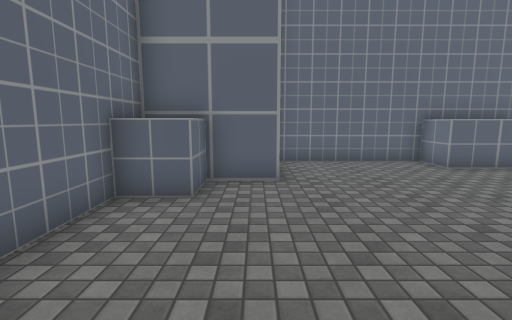
View 1 (above)

16 first-person views from a walk through a Unity game level. The camera is 1.4 m above the floor, tilts 8° down and sees 85° across. The floor is counted in squares, 1 m on a side. Each view is taken from the middle of a square. On the plan, view 1 faces up. The plan holds only what a view shows up to about 14 squares ahead; the rest is blank. The player is left out. Some surface patterns are stand-ins.

View 2
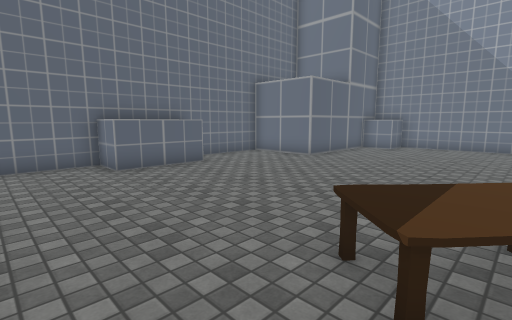

View 3
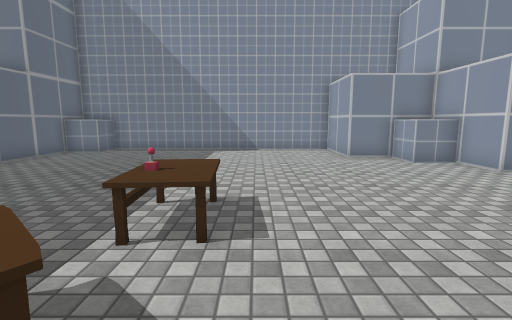

View 4
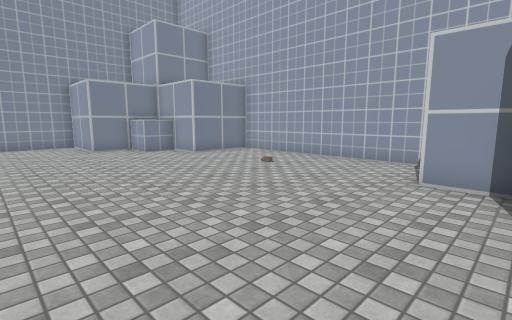

View 5
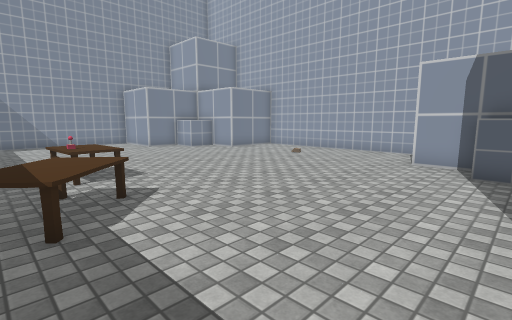

View 6
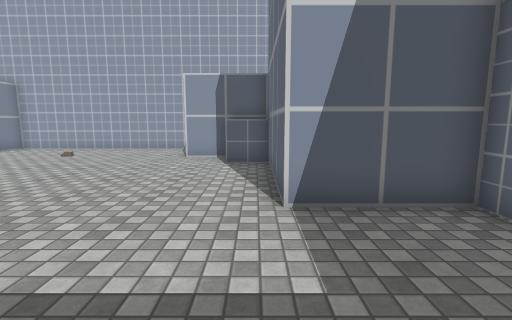

View 7
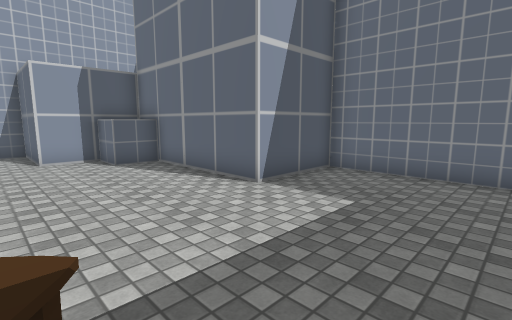

View 8
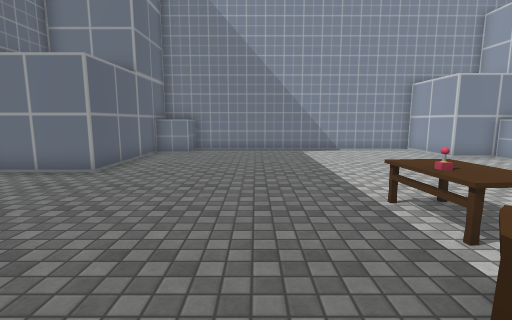

View 9
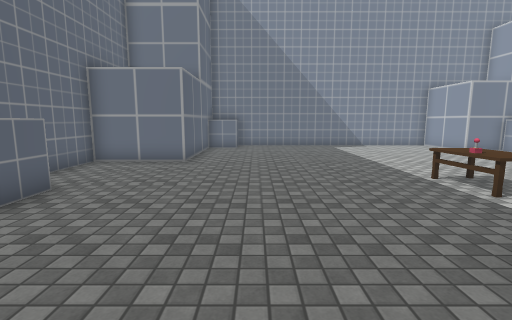

View 10
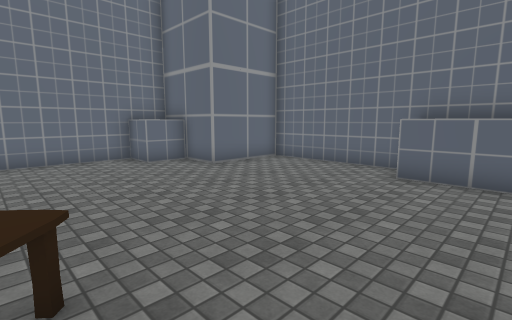

View 11
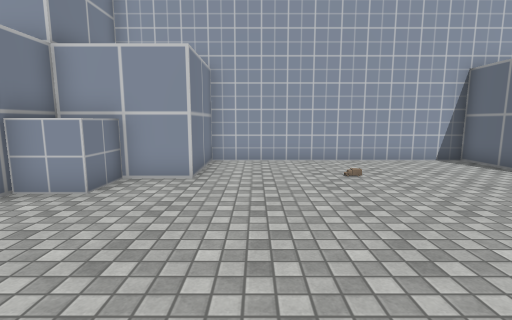

View 12
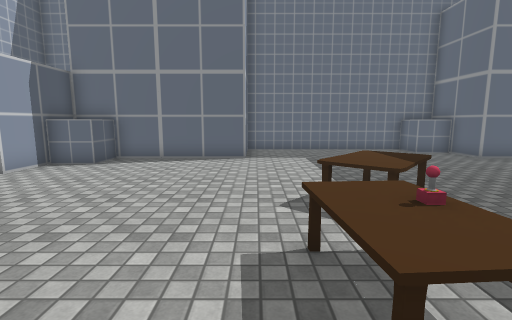

View 13
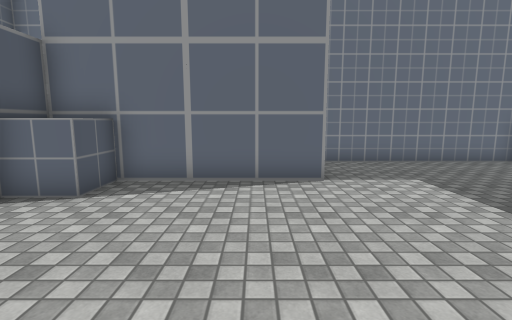

View 14
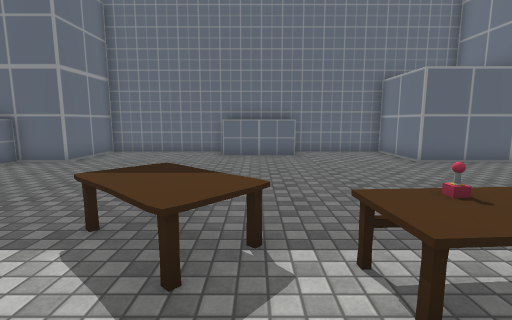

View 15
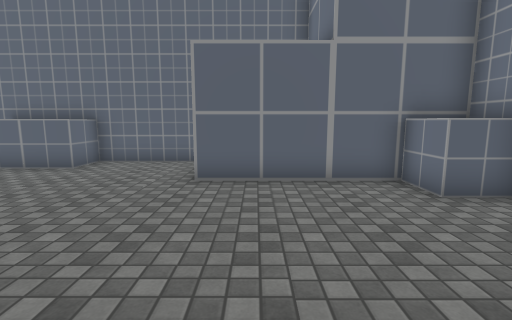

View 16
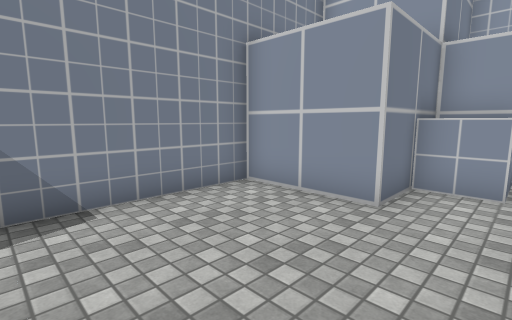

### Floor plan
Points are (right, up) in squares from view 1. A wall is a line through its corners. A room is listed if a view was taken in it or the views show most of it. See-through windows are left out.
Room 1 (views 1, 2, 3, 4, 5, 6, 7, 8, 9, 10, 11, 12, 13, 14, 15, 16)
walls: (5.6, 9.6) (0.6, 9.6) (0.6, 6.4) (-2.6, 6.4); (-2.6, 4.5) (-2.6, -2.4) (0.6, -2.4) (0.6, -8.7) (3.7, -8.7) (3.7, -11.9) (12.6, -11.9) (12.6, -8.7) (15.7, -8.7) (15.7, -5.6) (18.9, -5.6) (18.9, 6.4) (12.6, 6.4) (12.6, 9.6) (8.4, 9.6)
objects: other object (-3, 5) to (-1, 6); other object (1, -8) to (2, -7); table (5, -1) to (7, 1); other object (6, 8) to (7, 10); desk (8, -1) to (10, 0); other object (8, 8) to (8, 10); other object (14, -8) to (15, -7); other object (18, 5) to (18, 6)

Positions as (right, up) in squares from view 1, and headings:
1: (0, 0), facing up
2: (3, 0), facing up-right
3: (5, -2), facing right
4: (2, -2), facing down-right
5: (1, 1), facing down-right
6: (1, 2), facing down
7: (5, 2), facing down-left
8: (5, 2), facing right
9: (3, 4), facing right
10: (8, 1), facing up-left
11: (11, -2), facing down
12: (11, -2), facing left
13: (7, -4), facing left
14: (7, -3), facing up
15: (14, 0), facing up
16: (14, -1), facing down-right
